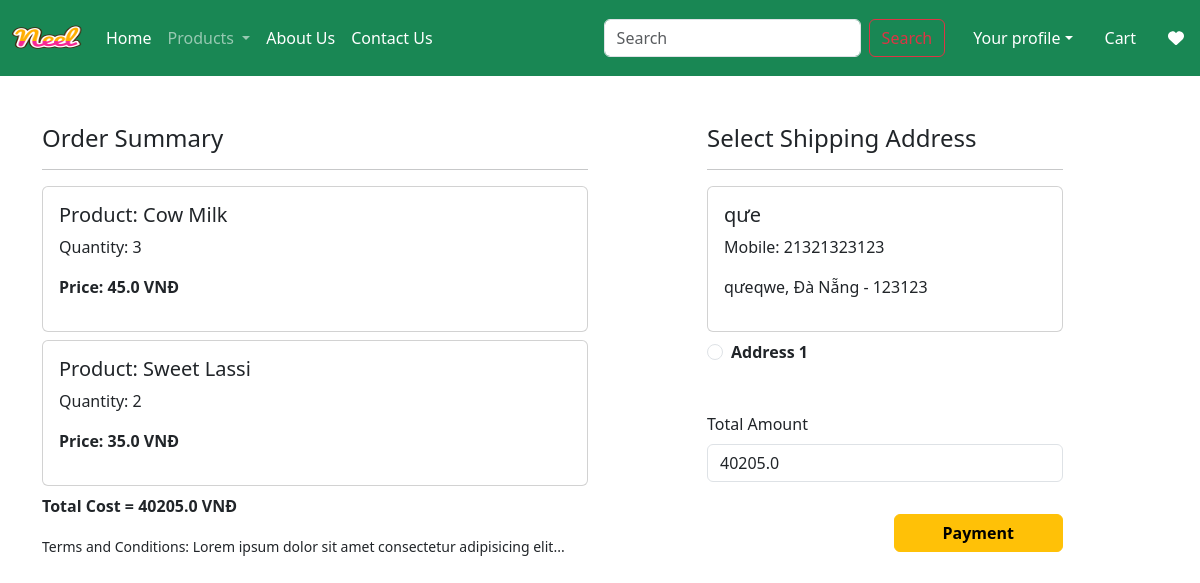
Page /checkout/ (signed in) on the earlier database version.
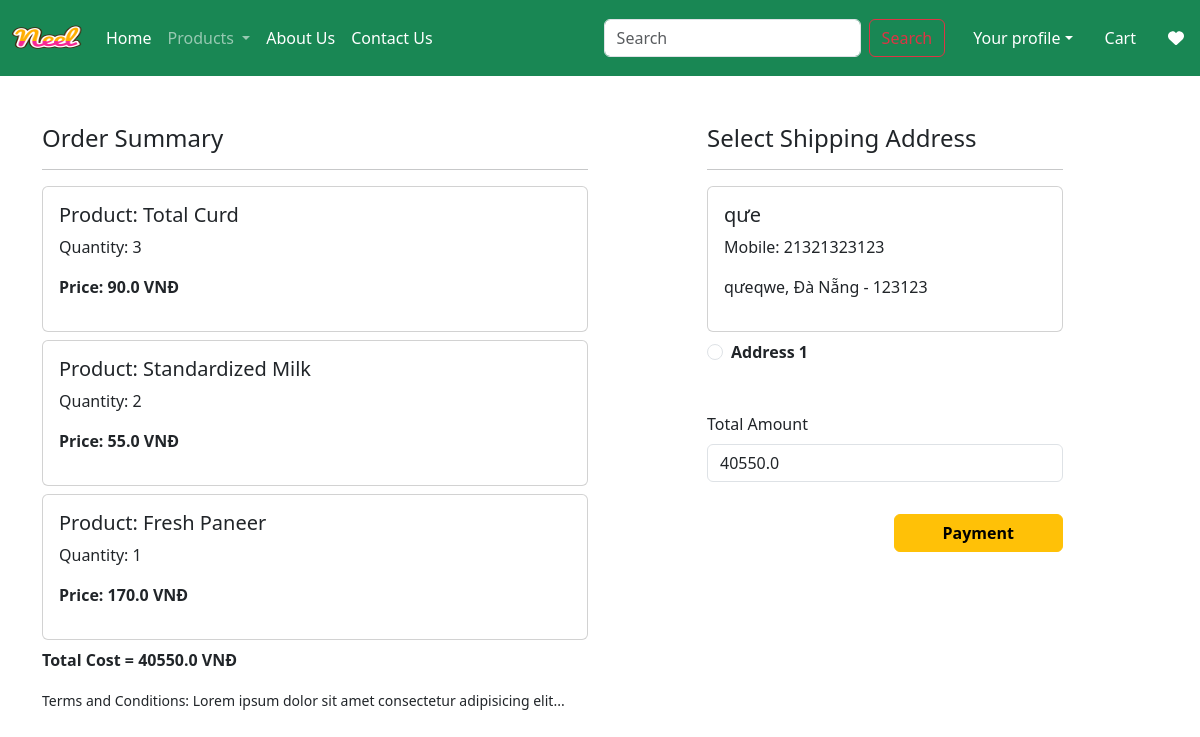
Same page on the later database version.
### app/models.py (models this page shows, shortened)
class Cart(models.Model):
    user = models.ForeignKey(User, on_delete=models.CASCADE)
    product = models.ForeignKey(Product, on_delete=models.CASCADE)
    quantity = models.PositiveIntegerField(default=1)

class Product(models.Model):
  title = models.CharField(max_length=100)
  selling_price = models.FloatField()
  discounted_price = models.FloatField()
  description = models.TextField()
  composition = models.TextField(default="")
  prodapp = models.TextField(default="")
  category = models.CharField(choices=CATEGORY_CHOICES, max_length=2)
  product_image = models.ImageField(upload_to='product')

class Customer(models.Model):
    user = models.ForeignKey(User, on_delete=models.CASCADE)
    name = models.CharField(max_length=200)
    locality = models.CharField(max_length=200)
    city = models.CharField(max_length=50)
    mobile = models.IntegerField(default=0)
    zipcode = models.IntegerField()
    state = models.CharField(choices=STATE_CHOICES, max_length=100)

### app/views.py (the view, shortened to what this page needs)
# urls.py: path('checkout/', views.checkout.as_view(), name = 'checkout'),
@method_decorator(login_required, name='dispatch')
class checkout(View):
    def get(self, request):
        user = request.user
        add = Customer.objects.filter(user=user)
        cart_items = Cart.objects.filter(user=user)
        famount = sum(item.quantity * item.product.discounted_price for item in cart_items)
        totalamount = famount + 40000 # Assuming a fixed shipping fee of 40
        return render(request, 'app/checkout.html', locals())

### app/templates/app/checkout.html (shortened to what this page needs)
{% extends 'app/base.html' %}
{% load static %}
{% block main-content %}
<div class="container">
    <div class="row mt-5">
        <div class="col-sm-6">
            <h4>Order Summary</h4>
            <hr>
            {% for item in cart_items %}
                <div class="card mb-2">
                    <div class="card-body">
                        <h5>Product: {{ item.product.title }}</h5>
                        <p>Quantity: {{ item.quantity }}</p>
                        <p class="fw-bold">Price: {{ item.product.discounted_price }} VNĐ</p>
                    </div>
                </div>
            {% endfor %}
            <p class="fw-bold">Total Cost = {{ totalamount }} VNĐ</p>
            <small>Terms and Conditions: Lorem ipsum dolor sit amet consectetur adipisicing elit...</small>
        </div>
        <div class="col-sm-4 offset-sm-1">
            <h4>Select Shipping Address</h4>
            <hr>
            <form method="post" id="myform">
                {% for ad in add %}
                <div class="card">
                    <div class="card-body">
                        <h5>{{ ad.name }}</h5>
                        <p>Mobile: {{ ad.mobile }}</p>
                        <p>{{ ad.locality }}, {{ ad.state }} - {{ ad.zipcode }}</p>
                    </div>
                </div>
                <div class="form-check mt-2 mb-5">
                    <input class="form-check-input" type="radio" name="custid" id="custadd{{ forloop.counter }}" value="{{ ad.id }}" required>
                    <label class="form-check-label fw-bold" for="custadd{{ forloop.counter }}">
                        Address {{ forloop.counter }}
                    </label>
                </div>
                {% endfor %}
                <div class="form-group mb-3">
                    <label for="totamount" class="form-label">Total Amount</label>
                    <input type="number" class="form-control" name="totamount" value="{{ totalamount }}" readonly>
                </div>
                <div class="text-end">
                    <button type="submit" class="btn btn-warning mt-3 px-5 fw-bold">Payment</button>
                </div>
            </form>
        </div>
    </div>
</div>
{% endblock main-content %}

Differences in the rows shown:
removed Cart: product "Cow Milk", quantity "3", product.discounted_price "45.0"
removed Cart: product "Sweet Lassi", quantity "2", product.discounted_price "35.0"
added Cart: product "Total Curd", quantity "3", product.discounted_price "90.0"
added Cart: product "Standardized Milk", quantity "2", product.discounted_price "55.0"
added Cart: product "Fresh Paneer", quantity "1", product.discounted_price "170.0"
Other differences:
{{ totalamount }}: "40205.0" → "40550.0"
form field totamount: "40205.0" → "40550.0"
